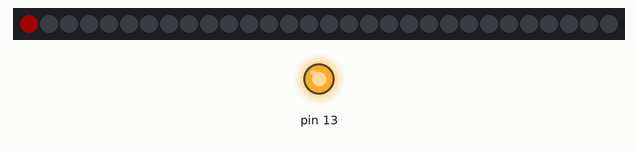
Recording of a sketch running on a simulated Arduino Uno, built with avr-gcc and run on an emulated ATmega328P. Parts: 30 RGB LEDs in strip order, left to right, output pins drawn as LEDs (lit = HIGH). Dim RGB values are drawn brighter than linear.

Above: at 0.65 s.
At 17.45 s:
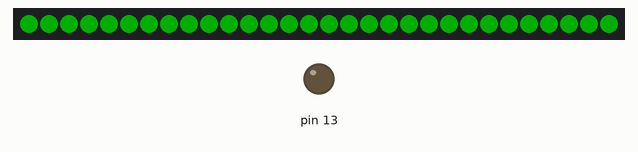
At 37.48 s:
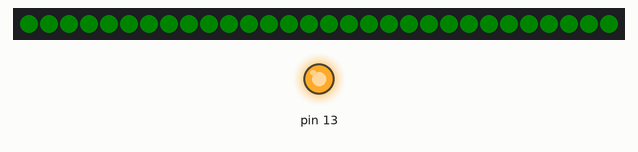
Timing chart, 0 to 40.0 s (numbered marks = the images above):
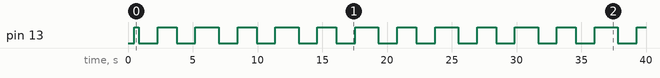

Measured:
- by itself, pin 13: repeats every 6.2 s: LOW 1.5 s, HIGH 1.5 s, LOW 1.5 s, HIGH 1.8 s

The sketch:

FastLEDBase.ino
```cpp
#include "FastLED.h"


////////////////////////////////////////////////////////////////////////////////////////////////////
//
// test code
//
//////////////////////////////////////////////////

#define NUM_LEDS 30

CRGB leds[NUM_LEDS];

void setup() {
	// sanity check delay - allows reprogramming if accidently blowing power w/leds
   	delay(500);

   	// For safety (to prevent too high of a power draw), the test case defaults to
   	// setting brightness to 25% brightness
   	LEDS.setBrightness(64);
   	 LEDS.addLeds<WS2811, 2>(leds, NUM_LEDS);
   pinMode(13,OUTPUT);
}

void loop() {

	for(int i = 0; i < 3; i++) {
  digitalWrite(13,HIGH);
		for(int iLed = 0; iLed < NUM_LEDS; iLed++) {
			memset(leds, 0,  NUM_LEDS * sizeof(struct CRGB));

			switch(i) {
				// You can access the rgb values by field r, g, b
			 	case 0: leds[iLed].r = 128; break;

			 	// or by indexing into the led (r==0, g==1, b==2)
			 	case 1: leds[iLed][i] = 128; break;

			 	// or by setting the rgb values for the pixel all at once
			 	case 2: leds[iLed] = CRGB(0, 0, 128); break;
			}

			// and now, show your led array!
			LEDS.show();
			delay(10);
		}

digitalWrite(13,LOW);
		// fade up
		for(int x = 0; x < 128; x++) {
			// The showColor method sets all the leds in the strip to the same color
			LEDS.showColor(CRGB(x, 0, 0));
			delay(10);
		}
digitalWrite(13,HIGH);
		// fade down
		for(int x = 128; x >= 0; x--) {
			LEDS.showColor(CRGB(x, 0, 0));
			delay(10);
		}
digitalWrite(13,LOW);
		// let's fade up by scaling the brightness
		for(int scale = 0; scale < 128; scale++) {
			LEDS.showColor(CRGB(0, 128, 0), scale);
			delay(10);
		}
digitalWrite(13,HIGH);
		// let's fade down by scaling the brightness
		for(int scale = 128; scale > 0; scale--) {
			LEDS.showColor(CRGB(0, 128, 0), scale);
			delay(10);
		}
	}
}
```
